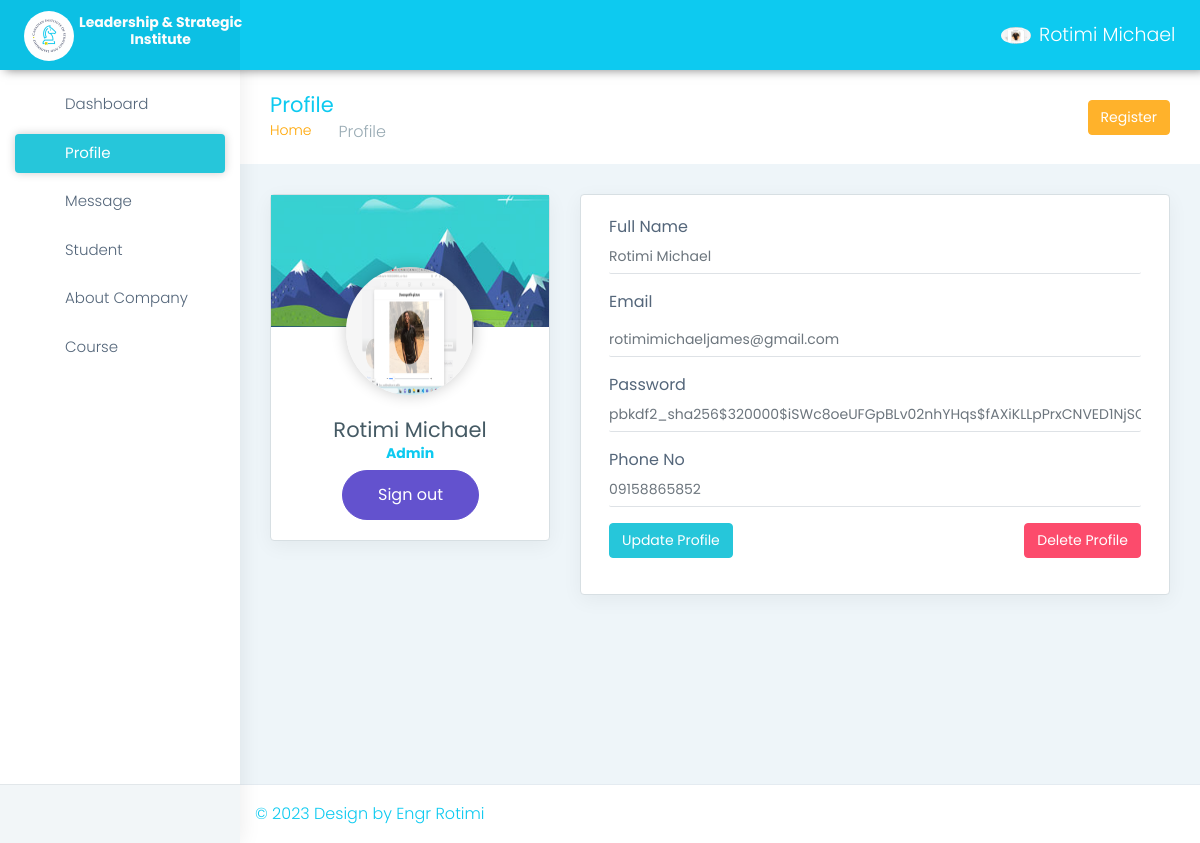
The app's page /profile (signed in) with its own data.
### leadershipApp/models.py (models this page shows, shortened)
class CustomUser(AbstractBaseUser, PermissionsMixin):
    email = models.EmailField(unique=True, max_length=254, blank=True)
    image = models.ImageField(upload_to='media' , blank=True)
    phone = models.CharField(max_length=225, blank=True)
    first_name = models.CharField(max_length=30, blank=True)
    last_name = models.CharField(max_length=30, blank=True)
    is_active = models.BooleanField(default=True, blank=True)
    is_staff = models.BooleanField(default=False, blank=True)
    date_joined = models.DateTimeField(auto_now=True , blank=True)
    USERNAME_FIELD = 'email'
    REQUIRED_FIELDS = []
    objects = CustomUserManager()

### leadershipApp/views.py (the view)
# urls.py: path('profile', views.profile, name='profile'),
def profile(request):
    profiles = CustomUser.objects.all()
    profile = request.user
    return render(request, 'pages-profile.html', {'profiles':profiles, "profile":profile})

### leadershipApp/templates/pages-profile.html (shortened to what this page needs)
<!DOCTYPE html>
{% load static %}
<html dir="ltr" lang="en">
<head>
    <link href="{% static 'css/style.min.css' %}" rel="stylesheet" />
</head>
<body>
    <div id="main-wrapper" data-layout="vertical" data-navbarbg="skin5" data-sidebartype="full"
        data-sidebar-position="absolute" data-header-position="absolute" data-boxed-layout="full">
        <header class="topbar" data-navbarbg="skin6" style="background-color: #0dcaf0">
            <nav class="navbar top-navbar navbar-expand-md navbar-dark">
                <div class="navbar-header" data-logobg="skin6">
                    <a class="navbar-brand ms-4" href="index.html">
                        <b class="logo-icon">
                            <img src="{% static 'assets/images/mike.jpg' %}" alt="homepage" class="dark-logo"
                                width="50px" height="50px" style="border-radius: 100%" />
                        </b>
                        <span class="logo-text">
                            <h6 style="color: rgb(253, 252, 252)">
                                Leadership & Strategic <br />
                                <span> Institute</span>
                            </h6>
                        </span>
                    </a>
                </div>
                <div class="navbar-collapse collapse" id="navbarSupportedContent" data-navbarbg="skin5">
                    <ul class="navbar-nav me-auto mt-md-0">
                        <li class="nav-item search-box">
                            <a class="nav-link text-muted" href="javascript:void(0)"><i class="ti-search"></i></a>
                        </li>
                    </ul>
                    <ul class="navbar-nav">
                        {% if user.is_authenticated %}
                        <li class="nav-item dropdown">
                            <a class="nav-link dropdown-toggle text-muted waves-effect waves-dark" href="#"
                                id="navbarDropdown" role="button" data-bs-toggle="dropdown" aria-expanded="false">
                                <img src="{{profile.image.url}}" alt="user"
                                    class="profile-pic me-2" />{{profile.first_name}} {{profile.last_name}}
                            </a>
                        </li>
                        {% else %}
                        <li class="nav-item">
                            <a class="nav-link text-muted waves-effect waves-dark" href="{% url 'login' %}">Login</a>
                        </li>
                        {% endif %}
                    </ul>
                </div>
            </nav>
        </header>
        <aside class="left-sidebar" data-sidebarbg="skin6">
            <div class="scroll-sidebar">
                <nav class="sidebar-nav">
                    <ul id="sidebarnav">
                        <li class="sidebar-item">
                            <a class="sidebar-link waves-effect waves-dark sidebar-link" href="{% url 'dashboard' %}"
                                aria-expanded="false"><i class="mdi me-2 mdi-gauge"></i><span
                                    class="hide-menu">Dashboard</span></a>
                        </li>
                        <li class="sidebar-item">
                            <a class="sidebar-link waves-effect waves-dark sidebar-link" href="{% url 'profile' %}"
                                aria-expanded="false">
                                <i class="mdi me-2 mdi-account-check"></i><span class="hide-menu">Profile</span></a>
                        </li>
                        <li class="sidebar-item">
                            <a class="sidebar-link waves-effect waves-dark sidebar-link" href="{% url 'message' %}"
                                aria-expanded="false"><i class="mdi me-2 mdi-table"></i><span
                                    class="hide-menu">Message</span></a>
                        </li>
                        <li class="sidebar-item">
                            <a class="sidebar-link waves-effect waves-dark sidebar-link" href="{% url 'student' %}"
                                aria-expanded="false"><i class="mdi me-2 mdi-emoticon"></i><span
                                    class="hide-menu">Student</span></a>
                        </li>
                        <li class="sidebar-item">
                            <a class="sidebar-link waves-effect waves-dark sidebar-link" href="{% url 'about' %}"
                                aria-expanded="false"><i class="mdi me-2 mdi-earth"></i><span class="hide-menu">About
                                    Company</span></a>
                        </li>
                        <li class="sidebar-item">
                            <a class="sidebar-link waves-effect waves-dark sidebar-link" href="{% url 'admin_course' %}"
                                aria-expanded="false"><i class="mdi me-2 mdi-book-open-variant"></i><span
                                    class="hide-menu">Course</span></a>
                        </li>
                    </ul>
                </nav>
            </div>
            <div class="sidebar-footer">
                <div class="row">
                    <div class="col-4 link-wrap">
                        <a href="https://www.facebook.com/cisl.institute" class="link" data-toggle="tooltip" title=""
                            data-original-title="Settings" target="_blank"><i class="mdi mdi-facebook"></i></a>
                    </div>
                    <div class="col-4 link-wrap">
                        <a href="mailto:leadershipdiary20@gmail.com" class="link" data-toggle="tooltip" title=""
                            data-original-title="Email"><i class="mdi mdi-gmail"></i></a>
                    </div>
                    <div class="col-4 link-wrap">
                        <a href="{% url 'logout' %}" class="link" data-toggle="tooltip" title=""
                            data-original-title="Logout"><i class="mdi mdi-power"></i></a>
                    </div>
                </div>
            </div>
        </aside>
        <div class="page-wrapper">
            <div class="page-breadcrumb">
                <div class="row align-items-center">
                    <div class="col-md-6 col-8 align-self-center">
                        <h3 class="page-title mb-0 p-0" style="color: #0dcaf0">
                            Profile
                        </h3>
                        <div class="d-flex align-items-center">
                            <nav aria-label="breadcrumb">
                                <ol class="breadcrumb">
                                    <li class="breadcrumb-item">
                                        <a href="#" style="color: orange">Home</a>
                                    </li>
                                    <li class="breadcrumb-item active" aria-current="page">
                                        Profile
                                    </li>
                                </ol>
                            </nav>
                        </div>
                    </div>
                    <div class="col-md-6 col-4 align-self-center">
                        <div class="text-end upgrade-btn">
                            <a href="{% url 'register' %}" class="btn btn-warning d-none d-md-inline-block text-white"
                                target="_blank">Register</a>
                        </div>
                    </div>
                </div>
            </div>
            <div class="container-fluid">
                <div class="row">
                    <div class="col-lg-4 col-xlg-3">
                        <div class="card">
                            <img class="card-img-top" src="{% static 'assets/images/background/profile-bg.jpg' %}"
                                alt="Card image cap" />
                            <div class="card-body little-profile text-center">
                                {% if user.is_authenticated %}
                                <div class="pro-img">
                                    <img src="{{profile.image.url}}" alt="user" />
                                </div>
                                <h3 class="mb-0">
                                    {{profile.first_name}} {{profile.last_name}}
                                </h3>
                                {% endif %}
                                <h6 class="mb-0" style="color: #0dcaf0">Admin</h6>
                                <a href="{% url 'logout' %}"
                                    class="mt-2 waves-effect waves-dark btn btn-primary btn-md btn-rounded">Sign out</a>
                            </div>
                        </div>
                    </div>
                    <div class="col-lg-8 col-xlg-9 col-md-7">
                        <div class="card">
                            <div class="card-body">
                                <form class="form-horizontal form-material mx-2">
                                    {% if user.is_authenticated %}
                                    <div class="form-group">
                                        <label class="col-md-12 mb-0">Full Name</label>
                                        <div class="col-md-12">
                                            <input type="text"
                                                placeholder="{{profile.first_name}} {{profile.last_name}}"
                                                class="form-control ps-0 form-control-line" />
                                        </div>
                                    </div>
                                    <div class="form-group">
                                        <label for="example-email" class="col-md-12">Email</label>
                                        <div class="col-md-12">
                                            <input type="email" placeholder="{{profile.email}}"
                                                class="form-control ps-0 form-control-line" name="example-email"
                                                id="example-email" />
                                        </div>
                                    </div>
                                    <div class="form-group">
                                        <label class="col-md-12 mb-0">Password</label>
                                        <div class="col-md-12">
                                            <input type="password" value="" placeholder="{{profile.password}}"
                                                class="form-control ps-0 form-control-line" />
                                        </div>
                                    </div>
                                    <div class="form-group">
                                        <label class="col-md-12 mb-0">Phone No</label>
                                        <div class="col-md-12">
                                            <input type="text" placeholder="{{profile.phone}}"
                                                class="form-control ps-0 form-control-line" />
                                        </div>
                                    </div>
                                    <div class="form-group">
                                        <div class="col-sm-12 d-flex justify-content-between">
                                            <a class="btn btn-success text-white"
                                                href="{% url 'edit_custom_user' profile.id %}">
                                                Update Profile
                                            </a>
                                            <a class="btn btn-danger text-white"
                                                href="{% url 'delete_custom_user' profile.id %}">
                                                Delete Profile
                                            </a>
                                        </div>
                                    </div>
                                    {% endif %}
                                </form>
                            </div>
                        </div>
                    </div>
                </div>
            </div>
            <footer class="footer">
                <a href="https://michaelpenetraliahub.github.io/Portfolio/" target="_blank" style="color: #0dcaf0">©
                    2023 Design by Engr Rotimi</a>
            </footer>
        </div>
    </div>
</body>
</html>

### records on screen
CustomUser: image (picture), first_name "Rotimi", last_name "Michael", first_name "Rotimi Michael", example-email "rotimimichaeljames@gmail.com", phone "09158865852"
